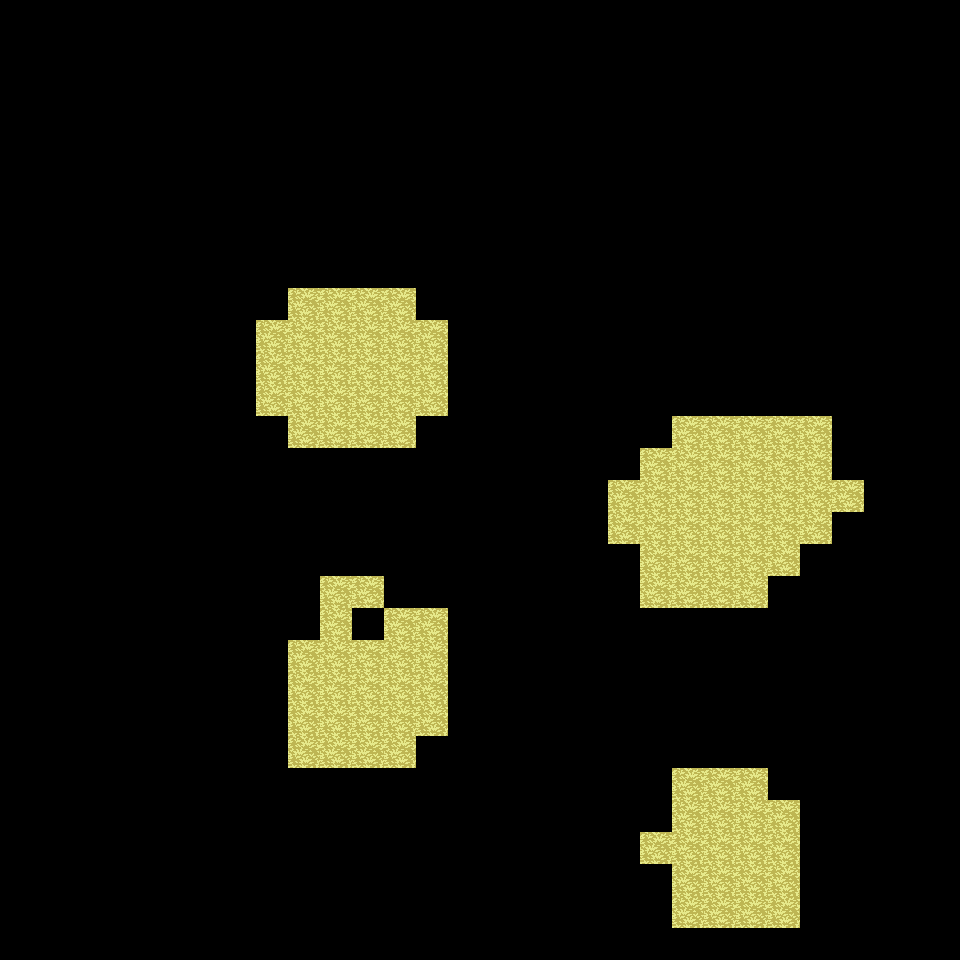

Rendered tile map (Tiled .tmx) drawn with the repository's tilesets; below, a short description and the map source with its tile grids summarised:
An orthogonal 30x30 tile map with 32x32 px tiles, 1 tile layer (island).

<map version="1.0" orientation="orthogonal" width="30" height="30" tilewidth="32" tileheight="32">
 <tileset firstgid="1" name="panama" tilewidth="32" tileheight="32">
  <image source="../../client/art/panama.png" width="32" height="64" />
 </tileset>
 <layer name="island" width="30" height="30">
  <data>[900 cells, 105 non-empty, 1 distinct tile ids]</data>
 </layer>
</map>